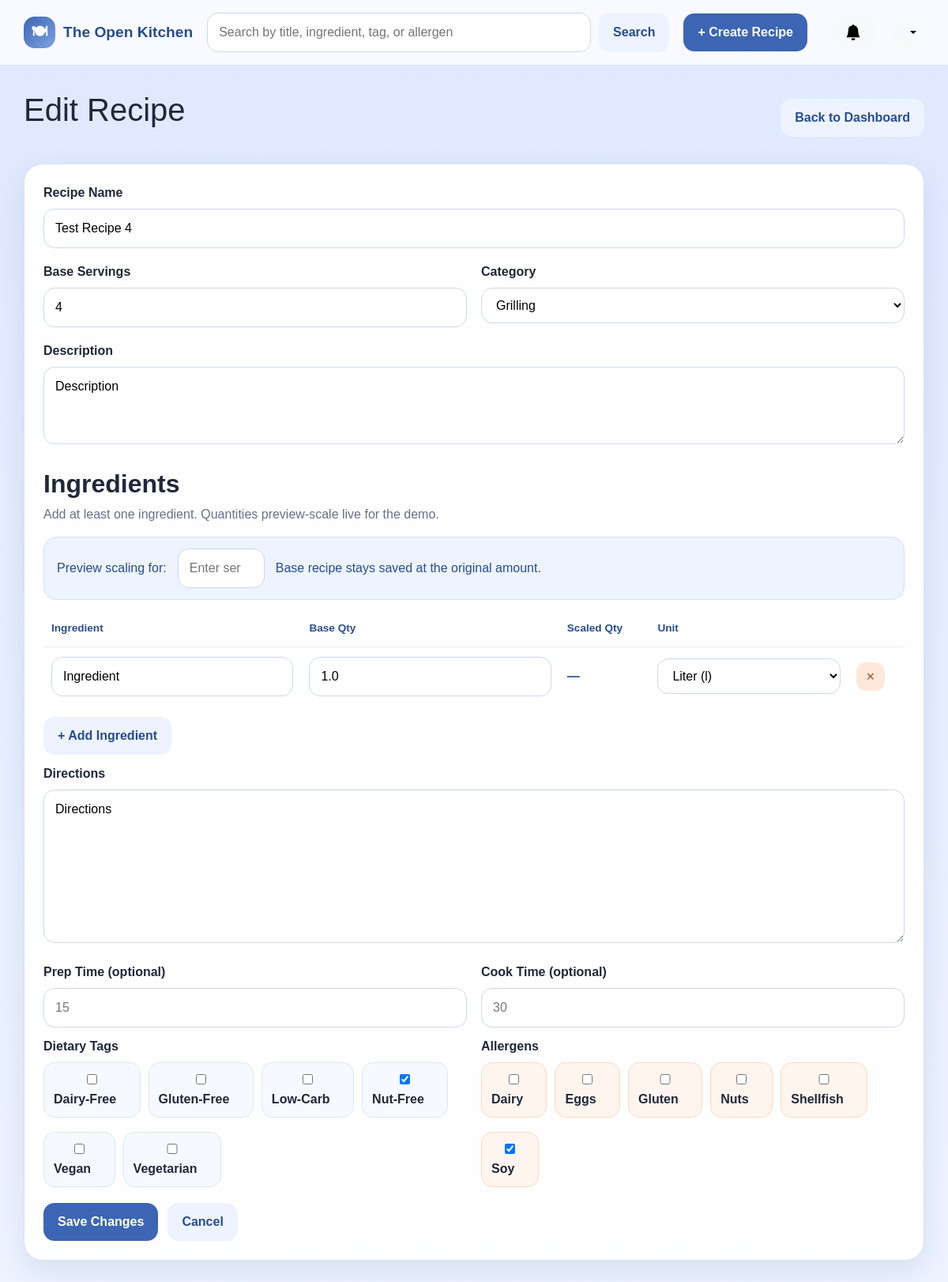
The page /recipe/10/edit (signed in) on the database as committed earlier.
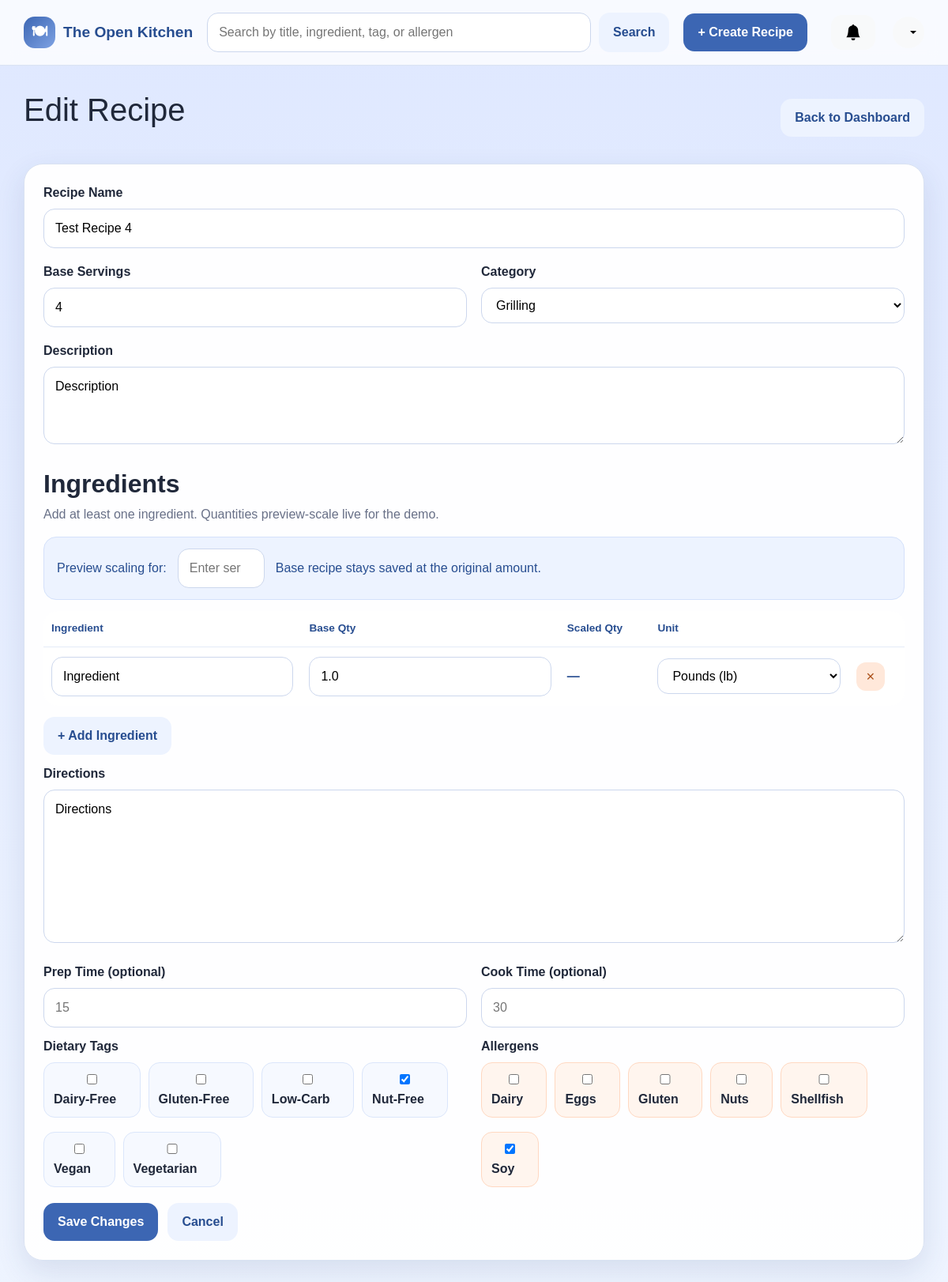
The same page on the database as committed later.
### app/models.py (models this page shows)
class Ingredient(db.Model):
    __tablename__ = 'ingredients'
    id = db.Column(db.Integer, primary_key=True)
    recipeID = db.Column(db.Integer, db.ForeignKey('recipes.id'), nullable=False)
    unitID = db.Column(db.Integer, db.ForeignKey('measurement_units.id'), nullable=False)
    name = db.Column(db.String(32), nullable=False)
    quantity = db.Column(db.Float, nullable=False)

class MeasurementUnit(db.Model):
    __tablename__ = 'measurement_units'
    id = db.Column(db.Integer, primary_key=True)
    name = db.Column(db.String(32), unique=True, nullable=False)
    abbreviation = db.Column(db.String(32), unique=True, nullable=False)
    system = db.Column(db.String(32), nullable=False)
    isActive = db.Column(db.Boolean, default=True)
    ingredients = db.relationship('Ingredient', backref='unit', lazy=True)

### app/routes.py (the view)
@app.route('/recipe/<int:recipe_id>/edit', methods=['GET', 'POST'])
@login_required
def edit_recipe(recipe_id):
    current_user = get_current_user()
    recipe = Recipe.query.get_or_404(recipe_id)
    if recipe.authorID != current_user.id:
        flash('You do not have permission to edit this recipe.', 'error')
        return redirect(url_for('view_recipe', recipe_id=recipe_id))
    form = CreateRecipeForm()
    form.category_id.choices = [(0, '-- Select Category --')] + [(c.id, c.name) for c in Category.query.order_by(Category.name).all()]
    form.dietary_tags.choices = [(t.id, t.name) for t in DietaryTag.query.order_by(DietaryTag.name).all()]
    form.allergens.choices = [(a.id, a.name) for a in Allergen.query.order_by(Allergen.name).all()]
    units = MeasurementUnit.query.filter_by(isActive=True).order_by(MeasurementUnit.name).all()
    errors = []
    existing_ingredients = Ingredient.query.filter_by(recipeID=recipe_id).all()
    if form.validate_on_submit():
        ing_names = request.form.getlist('ing_name')
        ing_qtys = request.form.getlist('ing_quantity')
        ing_units = request.form.getlist('ing_unit')
        has_ingredient = any((n or '').strip() for n in ing_names)
        if not has_ingredient:
            errors.append('At least one ingredient is required.')
        new_title = form.title.data.strip()
        if new_title != recipe.title:
            duplicate = Recipe.query.filter_by(authorID=current_user.id, title=new_title).first()
            if duplicate:
                errors.append('You already have a recipe with this name.')
        parsed_ingredients = []
        for idx, (name, qty, unit_id) in enumerate(zip(ing_names, ing_qtys, ing_units), start=1):
            name = (name or '').strip()
            qty = (qty or '').strip()
            unit_id = (unit_id or '').strip()
            if not name and not qty and not unit_id:
                continue
            if not name:
                errors.append(f'Ingredient row {idx} is missing a name.')
                continue
            try:
                quantity = float(qty) if qty else 0.0
            except ValueError:
                errors.append(f'Ingredient row {idx} has an invalid quantity.')
                continue
            try:
                parsed_unit_id = int(unit_id) if unit_id else 1
            except ValueError:
                parsed_unit_id = 1
            parsed_ingredients.append((name, quantity, parsed_unit_id))
        if not errors:
            recipe.title = new_title
            recipe.description = (form.description.data or '').strip() or None
            recipe.instructions = form.instructions.data.strip()
            recipe.baseServings = form.baseServings.data
            recipe.prepTime = form.prepTime.data or None
            recipe.cookTime = form.cookTime.data or None
            Ingredient.query.filter_by(recipeID=recipe_id).delete()
            for name, quantity, unit_id in parsed_ingredients:
                db.session.add(Ingredient(recipeID=recipe_id, unitID=unit_id, name=name, quantity=quantity))
            RecipeCategory.query.filter_by(recipeID=recipe_id).delete()
            if form.category_id.data and form.category_id.data != 0:
                db.session.add(RecipeCategory(recipeID=recipe_id, categoryID=form.category_id.data))
            RecipeDietaryTag.query.filter_by(recipeID=recipe_id).delete()
            for tag_id in form.dietary_tags.data:
                db.session.add(RecipeDietaryTag(recipeID=recipe_id, dietaryTagID=tag_id))
            RecipeAllergen.query.filter_by(recipeID=recipe_id).delete()
            for allergen_id in form.allergens.data:
                db.session.add(RecipeAllergen(recipeID=recipe_id, allergenID=allergen_id))
            db.session.commit()
            flash('Recipe updated successfully!', 'success')
            return redirect(url_for('view_recipe', recipe_id=recipe_id))
        existing_ingredients = []
        for name, qty, unit_id in zip(ing_names, ing_qtys, ing_units):
            name = (name or '').strip()
            if not name:
                continue
            try:
                quantity = float(qty) if qty else 0.0
            except ValueError:
                quantity = 0.0
            try:
                uid_int = int(unit_id) if unit_id else 1
            except ValueError:
                uid_int = 1
            class _FakeIng:
                pass
            fi = _FakeIng()
            fi.name = name
            fi.quantity = quantity
            fi.unitID = uid_int
            existing_ingredients.append(fi)
    elif request.method == 'GET':
        form.title.data = recipe.title
        form.description.data = recipe.description
        form.instructions.data = recipe.instructions
        form.baseServings.data = recipe.baseServings
        form.prepTime.data = recipe.prepTime
        form.cookTime.data = recipe.cookTime
        category_link = RecipeCategory.query.filter_by(recipeID=recipe_id).first()
        form.category_id.data = category_link.categoryID if category_link else 0
        diet_tags = RecipeDietaryTag.query.filter_by(recipeID=recipe_id).all()
        form.dietary_tags.data = [dt.dietaryTagID for dt in diet_tags]
        allergen_links = RecipeAllergen.query.filter_by(recipeID=recipe_id).all()
        form.allergens.data = [a.allergenID for a in allergen_links]
    if form.errors:
        for _, messages in form.errors.items():
            errors.extend(messages)
    notifications = _get_notifications()
    has_unread = any(not n.isRead for n in notifications)
    return render_template('recipe_form.html', form=form, units=units, errors=errors, recipe=recipe,
                           notifications=notifications, has_unread=has_unread,
                           current_user=current_user, is_edit=True,
                           existing_ingredients=existing_ingredients)

### app/forms.py
class CreateRecipeForm(FlaskForm):
    title = StringField('Recipe Name', validators=[DataRequired(message='Recipe name is required.')])
    instructions = TextAreaField('Recipe Directions', validators=[DataRequired(message='Recipe directions are required.')])
    baseServings = IntegerField('Base Servings', validators=[DataRequired(message='Base serving size is required.'), NumberRange(min=1, message='Servings must be at least 1.')])
    description = TextAreaField('Description', validators=[Optional()])
    prepTime = IntegerField('Prep Time', validators=[Optional(), NumberRange(min=0, message='Prep time must be 0 or more.')])
    cookTime = IntegerField('Cook Time', validators=[Optional(), NumberRange(min=0, message='Cook time must be 0 or more.')])
    category_id = SelectField('Category', coerce=int, validators=[Optional()], choices=[])
    dietary_tags = SelectMultipleField('Dietary Tags', coerce=int, validators=[Optional()], choices=[])
    allergens = SelectMultipleField('Allergens', coerce=int, validators=[Optional()], choices=[])
    isPublic = BooleanField('Make this recipe public', default=True)
    submit = SubmitField('Create Recipe')

### app/templates/recipe_form.html (shortened to what the changed rows need)
{% extends "base.html" %}
{% block content %}
<section class="form-shell">
    <div class="section-head compact">
        <div>
            <h1>{{ 'Edit Recipe' if is_edit else 'Create a Recipe' }}</h1>
        </div>
    </div>
    <form method="POST" action="{{ url_for('edit_recipe', recipe_id=recipe.id) if is_edit else url_for('create_recipe') }}" class="form-card">
        <h2 class="subheading">Ingredients</h2>
        <table class="ingredient-table">
            <thead>
                <tr>
                    <th>Ingredient</th>
                    <th>Base Qty</th>
                    <th>Scaled Qty</th>
                    <th>Unit</th>
                    <th></th>
                </tr>
            </thead>
            <tbody id="ingredient-body">
                {% if is_edit and existing_ingredients %}
                    {% for ing in existing_ingredients %}
                    <tr class="ingredient-row">
                        <td><input type="text" name="ing_name" placeholder="e.g. pasta" value="{{ ing.name }}"></td>
                        <td><input type="number" class="base-qty" step="0.01" min="0" name="ing_quantity" placeholder="1" value="{{ ing.quantity }}" oninput="scaleIngredients(document.getElementById('adjustServings').value)"></td>
                        <td><span class="scaled-value">—</span></td>
                        <td>
                            <select name="ing_unit">
                                {% for u in units %}
                                <option value="{{ u.id }}" {% if u.id == ing.unitID %}selected{% endif %}>{{ u.name }} ({{ u.abbreviation }})</option>
                                {% endfor %}
                            </select>
                        </td>
                        <td><button type="button" class="icon-btn" onclick="removeIngredient(this)">×</button></td>
                    </tr>
                    {% endfor %}
                {% endif %}
            </tbody>
        </table>
    </form>
</section>
{% endblock %}

Rows that differ between the two databases and show on the page:
changed Ingredient "Ingredient": ing_unit "Liter (l)" → "Pounds (lb)"
